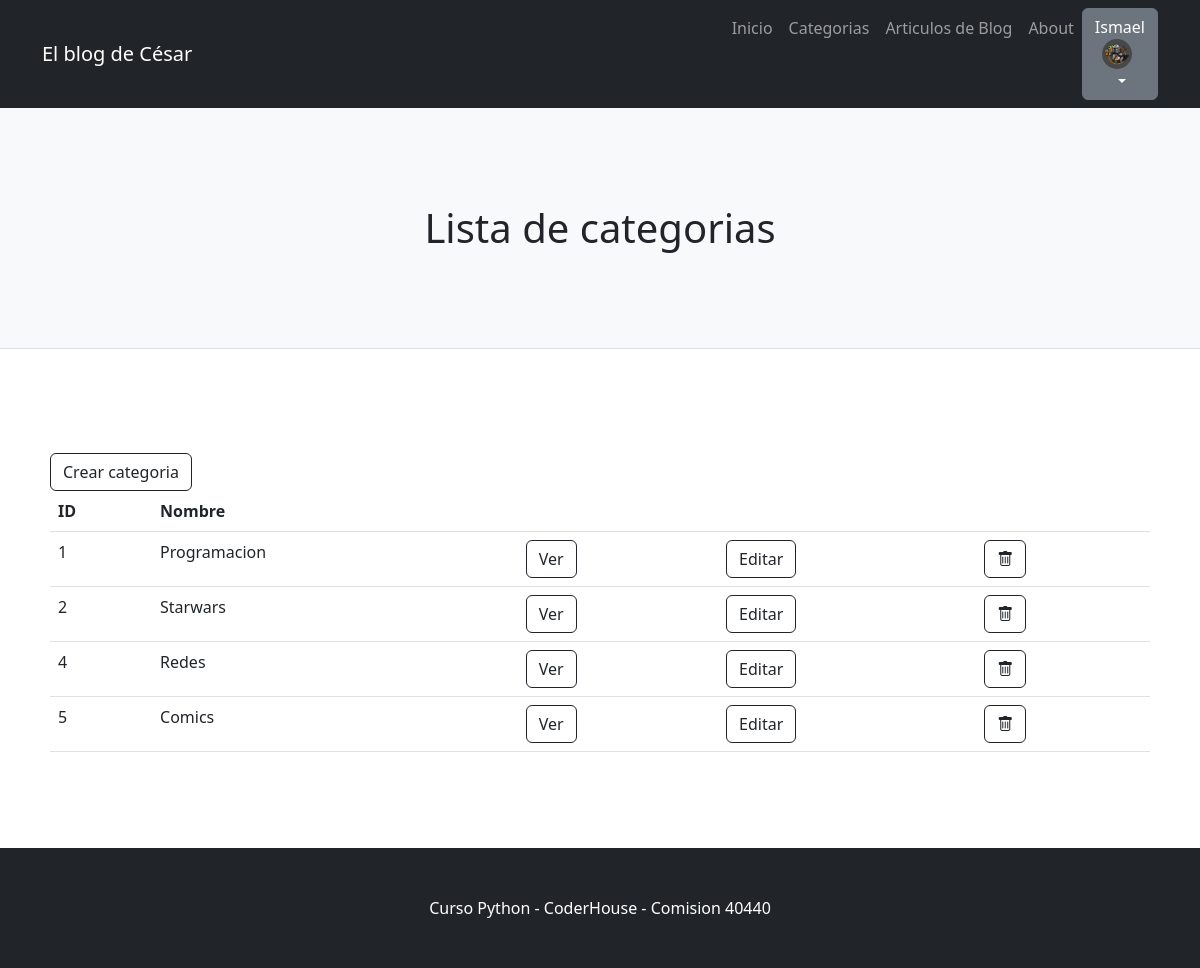
The app's page /blog/categorias/ (signed in), older data.
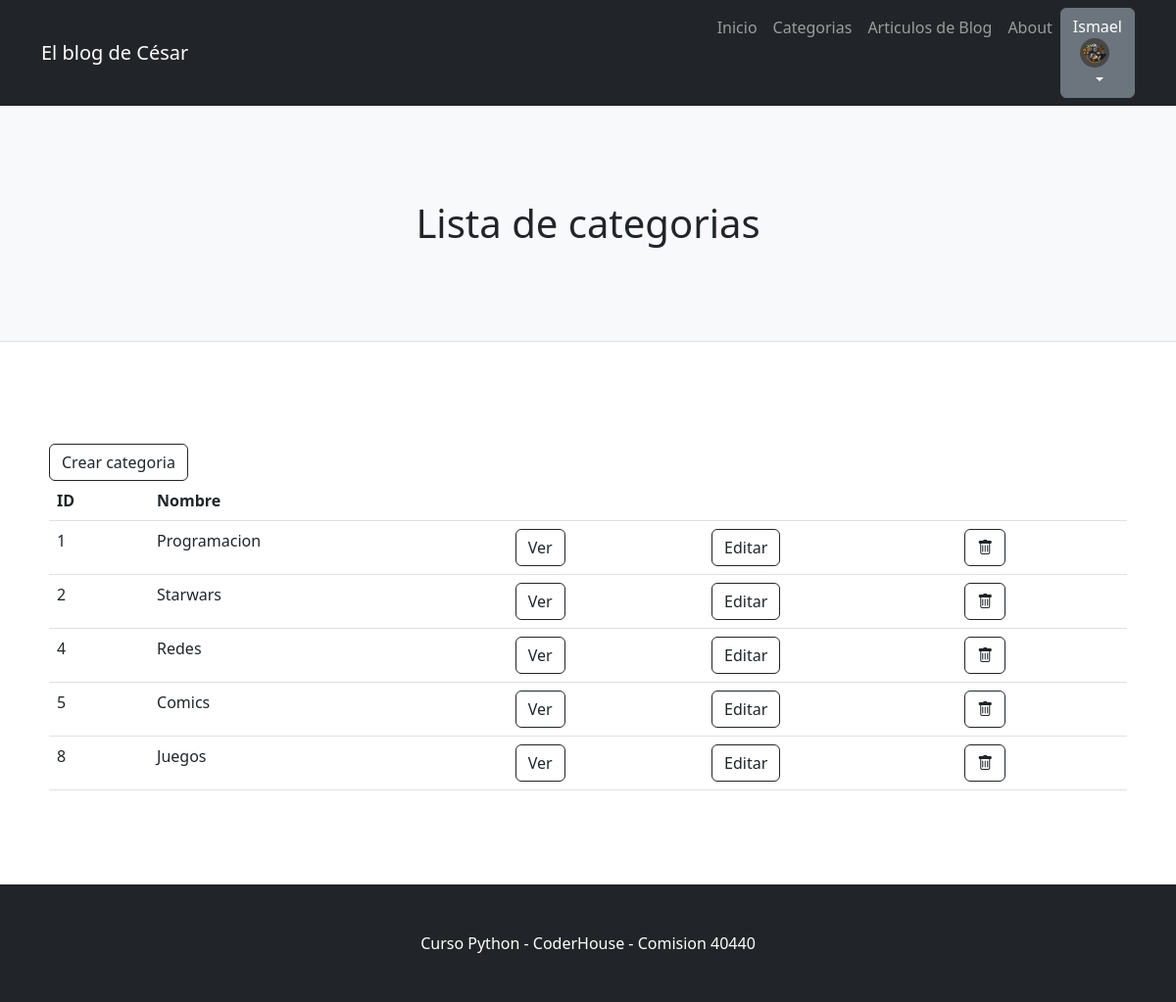
The same page, newer data.
### usuarios/models.py (models this page shows, shortened)
class Avatar(models.Model):
    user = models.OneToOneField(User, on_delete=models.CASCADE, null=True)
    imagen = models.ImageField(upload_to='avatares', null=True, blank=True,)

### blog/models.py (models this page shows, shortened)
class Categoria(models.Model):
    nombre = models.CharField(max_length=40)

### blog/views.py (the view)
# urls.py: path("categorias/", CategoriaListView.as_view(), name="categorias"),
class CategoriaListView(ListView):
    model = Categoria
    template_name = 'blog/categorias.html'

### blog/templates/blog/categorias.html
{% extends "blog/base.html" %}
{% block titulo %}
<h1>Lista de categorias</h1>
{% endblock titulo %}
{% block contenido %}
<section>
  <div>
    {%if user.is_authenticated%}
    <a class="btn btn-outline-dark" href="{% url 'crear_categoria' %}">Crear categoria</a>
    {%endif%}
    <br />
    <table class="table">
      <tbody>
        <tr>
          <th>ID</th>
          <th>Nombre</th>
          <td></td>
          <td></td>
          <td></td>
        </tr>
        {% for categoria in object_list %}
        <tr>
          <td>{{ categoria.id }}</td>
          <td>{{ categoria.nombre }}</td>
          <td>
            <a class="btn btn-outline-dark" href="{% url 'ver_categoria' categoria.id %}">Ver</a>
          </td>
          {%if user.is_authenticated%}
          <td>
            <a class="btn btn-outline-dark" href="{% url 'editar_categoria' categoria.id %}">Editar</a>
          </td>
          <td>
            <a class="btn btn-outline-dark" href="{% url 'eliminar_categoria' categoria.id %}">
              <i class="bi bi-trash"></i>
            </a>
          {%endif%}
          </td>
        </tr>
        {% endfor %}
      </tbody>
    </table>
  </div>
</section>
{% endblock contenido %}

### blog/templates/blog/base.html (shortened to what this page needs)
{% load static %}
<!DOCTYPE html>
<html lang="en">
    <head>
        <link href="https://cdn.jsdelivr.net/npm/bootstrap-icons@1.5.0/font/bootstrap-icons.css" rel="stylesheet" type="text/css" />
        <link href= {% static "css/styles.css" %} rel="stylesheet" />
    </head>
    <body>
        <nav class="navbar navbar-expand-lg navbar-dark bg-dark">
            <div class="container">
                <a class="navbar-brand">El blog de César {% block navegacion %}{% endblock navegacion %}</a>
                <div class="collapse navbar-collapse" id="navbarSupportedContent">
                    <ul class="navbar-nav ms-auto mb-2 mb-lg-0">
                        <li class="nav-item"><a class="nav-link" href="{% url 'inicio' %}">Inicio</a></li>
                        <li class="nav-item"><a class="nav-link" href="{% url 'categorias' %}">Categorias</a></li>
                        <li class="nav-item"><a class="nav-link" href="{% url 'articulos' %}">Articulos de  Blog</a></li>
                        <li class="nav-item"><a class="nav-link" href="{% url 'about' %}">About</a></li>
                        {% if user.is_authenticated %}
                        <div class="dropdown">
                            <button class="btn btn-secondary dropdown-toggle" type="button" id="dropdownMenuButton1" data-bs-toggle="dropdown" aria-expanded="false">
                                <div style="display: inline-flex;">
                                    <span>{{ user.username }}</span>
                                </div>
                                <div>
                                    {% if user.avatar %}
                                        {% if user.avatar.imagen %}
                                            <img src="{{ user.avatar.imagen.url }}" style="width: 30px; height: 30px; border-radius: 50%; margin-right: 5px;">
                                        {% endif %}
                                    {% else %}
                                        <img src="{% static 'avatares/default.png' %}" style="width: 30px; height: 30px; border-radius: 50%; margin-right: 5px;">
                                    {% endif %}
                                </div>
                            </button>
                        </div>
                    </div>
                    {% else %}
                    <li class="nav-item"><a class="nav-link active" aria-current="page" href="{% url 'registro' %}">Registro</a></li>
                    <li class="nav-item"><a class="nav-link active" aria-current="page" href="{% url 'login' %}">Iniciar sesion</a></li>
                    {% endif %}
                </div>
        </nav>
        <header class="py-5 bg-light border-bottom mb-4">
            <div class="container">
                <div class="text-center my-5">
                    {% block titulo %}
                    {% endblock titulo %}
                </div>
            </div>
        </header>
        <section style = "padding:80px 50px;">
            {% block contenido %}
            {% endblock contenido %}
        </section>
        <footer class="py-5 bg-dark">
            <div class="container"><p class="m-0 text-center text-white">Curso Python - CoderHouse - Comision 40440</p></div>
        </footer>
    </body>
</html>

Row changes from the older to the newer data that the page shows:
added Categoria: id "8", nombre "Juegos"
